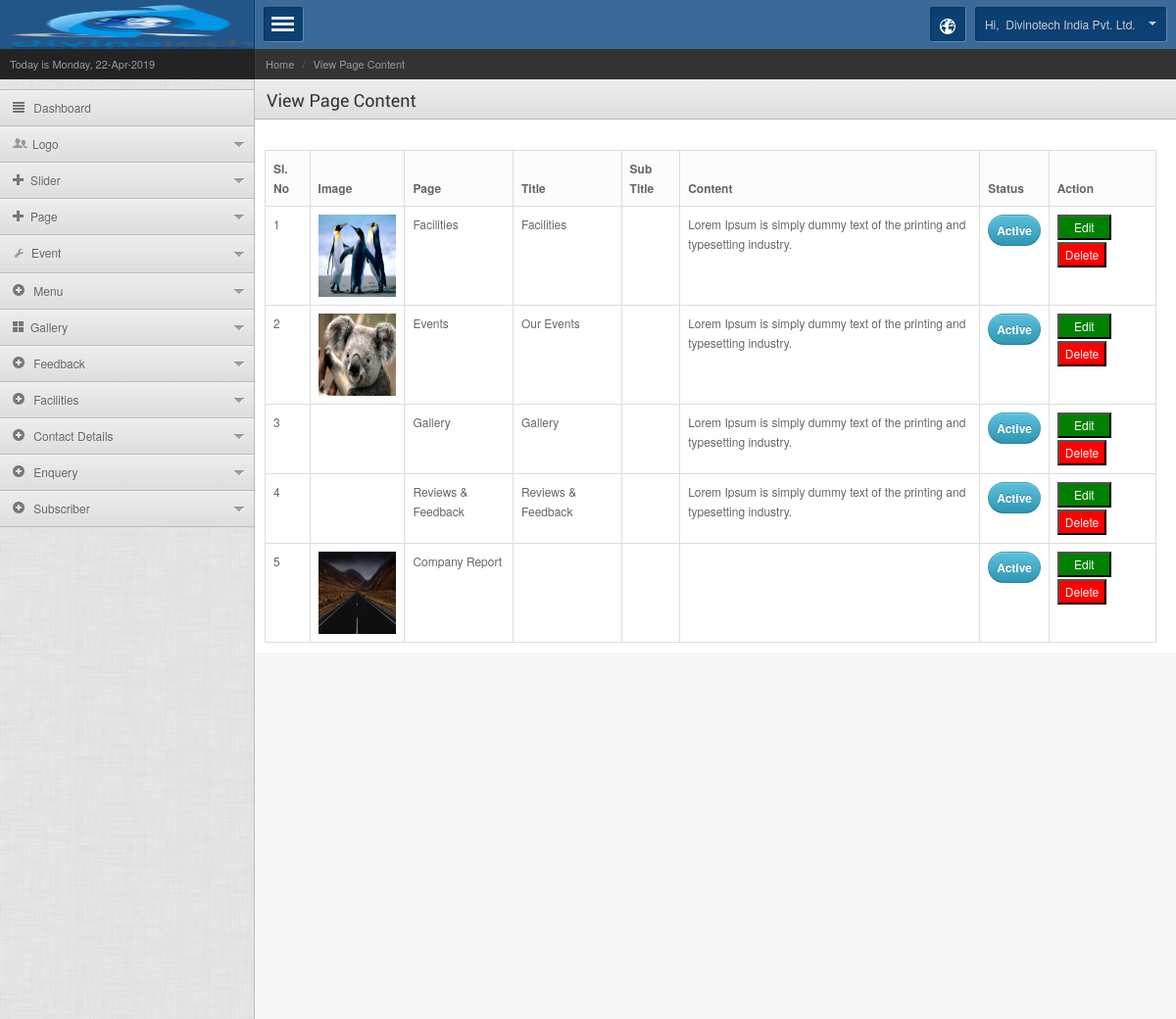
/admin/view_page_content.php (signed in), run on the app's committed database.
### tables this page shows
CREATE TABLE `td_logo` (
  `logo_id` int(11) NOT NULL,
  `image` varchar(50) NOT NULL,
  `company_name` varchar(70) NOT NULL,
  `company_address` varchar(200) NOT NULL,
  `phone` varchar(30) NOT NULL,
  `company` int(11) NOT NULL,
  `company_icon` varchar(20) NOT NULL,
  `awards` int(11) NOT NULL,
  `awards_icon` varchar(20) NOT NULL,
  `clients` int(11) NOT NULL,
  `clients_icon` varchar(20) NOT NULL,
  `rating` int(11) NOT NULL,
  `rating_icon` varchar(20) NOT NULL,
  `inserted_id` int(11) NOT NULL,
  `inserted_date` varchar(30) NOT NULL,
  `updated_id` int(11) NOT NULL,
  `updated_date` varchar(30) NOT NULL,
  `deleted_id` int(11) NOT NULL,
  `deleted_date` varchar(30) NOT NULL
);

CREATE TABLE `td_admin` (
  `admin_id` int(11) NOT NULL,
  `image` varchar(100) NOT NULL,
  `first_name` varchar(50) NOT NULL,
  `middle_name` varchar(50) NOT NULL,
  `last_name` varchar(50) NOT NULL,
  `address` text NOT NULL,
  `phone` varchar(100) NOT NULL,
  `password` varchar(100) NOT NULL,
  `email_id` varchar(100) NOT NULL,
  `otp` varchar(30) NOT NULL,
  `active_status` tinyint(4) NOT NULL,
  `inserted_id` int(11) NOT NULL,
  `inserted_date` varchar(25) NOT NULL,
  `updated_id` int(11) NOT NULL,
  `updated_date` varchar(25) NOT NULL,
  `deleted_id` int(11) NOT NULL,
  `deleted_date` varchar(25) NOT NULL
);

CREATE TABLE `td_page_content` (
  `page_content_id` int(11) NOT NULL,
  `image` varchar(50) NOT NULL,
  `page_id` int(11) NOT NULL,
  `title` varchar(70) NOT NULL,
  `sub_title` varchar(200) NOT NULL,
  `content` text NOT NULL,
  `date` date NOT NULL,
  `active_status` int(11) NOT NULL DEFAULT '1',
  `inserted_id` int(11) NOT NULL,
  `inserted_date` varchar(30) NOT NULL,
  `updated_id` int(11) NOT NULL,
  `updated_date` varchar(30) NOT NULL,
  `deleted_id` int(11) NOT NULL,
  `deleted_date` varchar(30) NOT NULL
);

CREATE TABLE `td_page` (
  `page_id` int(11) NOT NULL,
  `page_name` varchar(30) NOT NULL,
  `active_status` int(11) NOT NULL DEFAULT '1',
  `inserted_id` int(11) NOT NULL,
  `inserted_date` varchar(30) NOT NULL,
  `updated_id` int(11) NOT NULL,
  `updated_date` varchar(30) NOT NULL,
  `deleted_id` int(11) NOT NULL,
  `deleted_date` varchar(30) NOT NULL
);

### admin/root/db.php (called while the page is built, shortened)
<?php
class Connection {
    protected $host = "localhost";
    protected $dbname = "demo_hotel_2";
    protected $user = "root";
    protected $pass = "";
    function __construct() {
        try {
            $this->DBH = new PDO("mysql:host=$this->host;dbname=$this->dbname", $this->user, $this->pass);
        }
        catch (PDOException $e) {
            echo $e->getMessage();
        }
    }
}
?>

### admin/class/user_class.php (called while the page is built, shortened)
		<?php
		include('root/db.php');
		class user extends Connection
		{
	function basic_fetch_by_id($table,$where,$id)
	{
					$query="SELECT
					            *
					       FROM
					          `".$table."`
					       WHERE
					          (deleted_id=0)
				        	AND
					         (".$where."='".$id."')" ;
		$result = $this->DBH->prepare($query);
		$result->execute();
		$data=$result->fetchAll();
		return $data;
	}
	function cms_page_join()
	{
	        $query="SELECT
						`td_page_content`.*,
						`td_page`.page_name
						FROM
						`td_page_content`
						LEFT OUTER JOIN
						`td_page` ON `td_page_content`.page_id=`td_page`.page_id
						WHERE
						`td_page_content`.deleted_id=0
					 ";
		$result = $this->DBH->prepare($query);
		$result->execute();
		$data=$result->fetchAll();
		return $data;
	}
}
?>

### admin/view_page_content.php (the view, shortened to what this page needs)
<?php
include ('header.php');
$data_page_content=$obj_user->cms_page_join();
?>
        <div class="breadcrumbwidget">
        	<ul class="breadcrumb">
                <li><a href="dashboard">Home</a> <span class="divider">/</span></li>
                <li><a href="#">View Page Content</a></li>
            </ul>
        </div>
        <div class="pagetitle">
        	<h1>View Page Content</h1>
        </div>
        <div class="maincontent">
        	<div class="contentinner">
                  <div id="mail">
                    	 <br />
                        <table class="table table-bordered mailview_employee">
                           <thead>
                            <tr>
                      <th class="head1">Sl. No</th>
                      <th class="head1">Image</th>
                      <th class="head0">Page </th>
                      <th class="head0">Title</th>
                      <th class="head1">Sub Title</th>
                      <th class="head1">Content</th>
                      <th class="head0">Status</th>
                      <th class="head0">Action</th>
                            </tr>
                            </thead>
                            <tbody>
                                <?php
                                $icount=1;
                                foreach($data_page_content as $value_page_content_details)
                                {
                                ?>
                                 <tr class="unread">
                                 <td><?php echo  $icount; ?></td>
                                 <td> <?php if($value_page_content_details['image']!=''){ ?><img src="../img/page/<?php echo $value_page_content_details['image']; ?>" style="height:84px;width:100px;" ><?php } ?></td>
                                  <td><?php echo $value_page_content_details['page_name']; ?></td>
                                  <td><?php echo $value_page_content_details['title']; ?></td>
                                  <td><?php echo $value_page_content_details['sub_title']; ?></td>
                                  <td><?php echo $value_page_content_details['content']; ?></td>
                                  <td><a <?php if($value_page_content_details['active_status']!=1){ ?> class="btn btn-danger btn-circle" <?php }else { ?> class="btn btn-info btn-circle" <?php } ?> href="view_page_content?status_id=<?php echo $value_page_content_details['page_content_id'];?>&status=<?php echo $value_page_content_details['active_status']; ?>" ><?php if($value_page_content_details['active_status']==1){echo 'Active';}else{echo 'Inactive';}?></a></td>
                                  <td>
                                  <input type="button"   style="background-color:green;color:white;width:55px; margin-bottom:2px;"  value="Edit"  onclick="edit_data(<?php echo $value_page_content_details['page_content_id'];?>)">
                                  <input type="button"   style="background-color:red;color:white;"  value="Delete"  onclick="delete_data(<?php echo $value_page_content_details['page_content_id'];?>,<?php echo $icount;?>)">
                                  </td>
                                </tr>
                                <?php
                                $icount++;
                                }
                                ?>
                           </tbody>
                        </table>
                    </div>
            </div>
        </div>
<?php
include ('footer.php');
?>

### admin/header.php (shortened to what this page needs)
<?php
  include('class/user_class.php');
  $obj_user=new user();
	$admin_details=$obj_user->basic_fetch_by_id('td_admin','active_status','1','admin_id',$_SESSION['admin_id']);
    $admin_name=$admin_details[0]['first_name'].' '.$admin_details[0]['middle_name'].' '.$admin_details[0]['last_name'];
    $data_company_report=$obj_user->basic_fetch_by_id('td_logo','deleted_id','0');
?>
	<!DOCTYPE html>
    <head>
	    <link rel="stylesheet" href="css/style.default.css" type="text/css" />
		<link rel="stylesheet" href="prettify/prettify.css" type="text/css" />
		<link rel="stylesheet" href="css/datepicker.css">
	    <link rel="stylesheet" href="css/bootstrap.css">
	    <link rel="stylesheet" href="css/style.default.css" type="text/css" />
		<link rel="stylesheet" href="prettify/prettify.css" type="text/css" />
	</head>
	<body>
	<div class="mainwrapper">
		<div class="leftpanel">
			<div class="logopanel">
				<h1><a href="dashboard"><img src="../img/logo/<?php echo $data_company_report[0]['image'];?>" style="height:45px;width:250px;"></a></h1>
			</div>
			  <div class="datewidget">Today is <?php echo date("l") ?>, <?php echo date("d-M-Y")?></div>
			<div class="leftmenu">
				<ul class="nav nav-tabs nav-stacked">
					<li><a href="dashboard"><span class="icon-align-justify"></span> Dashboard</a></li>
					<li class="dropdown"><a href=""><span class="iconsweets-users"></span>Logo</a>
					</li>
				   <li class="dropdown"><a href=""><span class="icon-plus"></span>Slider</a>
				  </li>
				   <li class="dropdown"><a href=""><span class="icon-plus"></span>Page</a>
				  </li>
                  <li class="dropdown"><a href=""><span class="iconfa-wrench"></span>Event</a>
				 </li>
                  <li class="dropdown"><a href=""><span class="icon-plus-sign"></span> Menu</a>
				</li>
				<li class="dropdown"><a href=""><span class="icon-th-large"></span>Gallery</a>
				</li>
              <li class="dropdown"><a href=""><span class="icon-plus-sign"></span> Feedback</a>
				</li>
                <li class="dropdown"><a href=""><span class="icon-plus-sign"></span> Facilities</a>
				</li>
                 <li class="dropdown"><a href=""><span class="icon-plus-sign"></span> Contact Details </a>
				</li>
                 <li class="dropdown"><a href=""><span class="icon-plus-sign"></span> Enquery </a>
				</li>
                <li class="dropdown"><a href=""><span class="icon-plus-sign"></span> Subscriber </a>
				</li>
				</ul>
			</div>
		</div>
		<div class="rightpanel">
			<div class="headerpanel">
				<a href="#" class="showmenu"></a>
				<div class="headerright">
					<div class="dropdown notification">
						<a class="dropdown-toggle" data-toggle="dropdown" data-target="#" href="#">
							<span class="iconsweets-globe iconsweets-white"></span>
						</a>
					</div>
					<div class="dropdown userinfo">
						<a class="dropdown-toggle" data-toggle="dropdown" data-target="#" href="#">Hi,&nbsp;&nbsp;<?php echo $admin_name; ?> <b class="caret"></b></a>
					</div>
				</div>
			</div>

### data on the page
td_logo: image (picture)
td_admin: admin_name "Divinotech India Pvt. Ltd."
td_page_content: image (picture), page.page_name "Facilities", title "Facilities", content "Lorem Ipsum is simply dummy text of the printing and typesetting industry.", active_status "Active"
td_page_content: image (picture), page.page_name "Events", title "Our Events", content "Lorem Ipsum is simply dummy text of the printing and typesetting industry.", active_status "Active"
td_page_content: page.page_name "Gallery", title "Gallery", content "Lorem Ipsum is simply dummy text of the printing and typesetting industry.", active_status "Active"
td_page_content: page.page_name "Reviews & Feedback", title "Reviews & Feedback", content "Lorem Ipsum is simply dummy text of the printing and typesetting industry.", active_status "Active"
td_page_content: image (picture), page.page_name "Company Report", active_status "Active"
